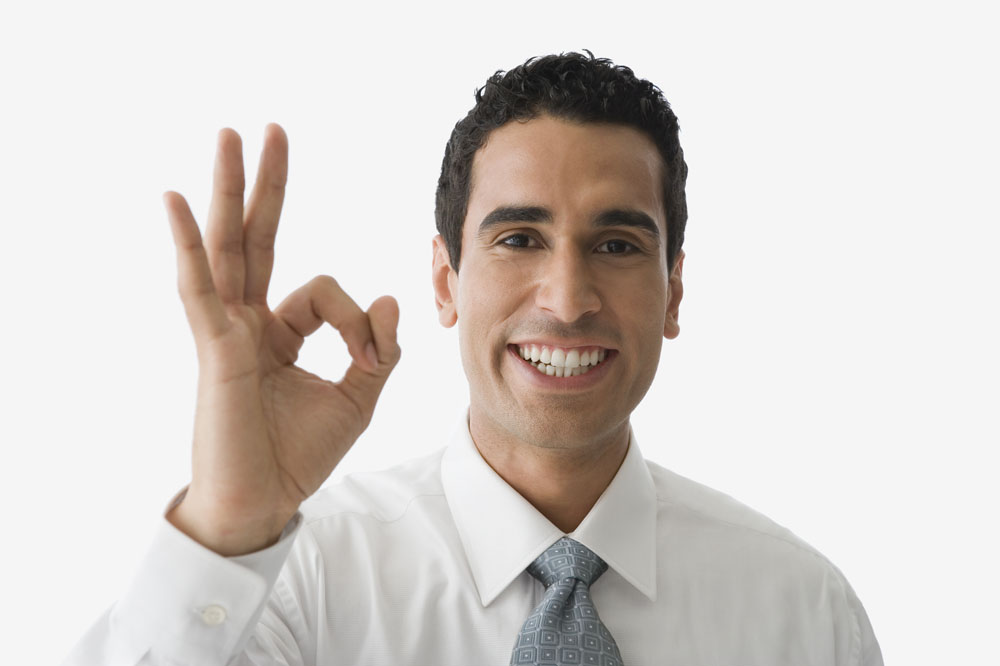
#> input picture 20200423/手势识别与控制/image/finger.jpg, 1000 x 666 px
$ python -i picture.py   (imports and definitions only)   (older library calls are emulated)
#> lines starting #> are read from the running program, lines starting #| are printed output that depends on the picture; after the words box and inside, x2 and y2 are one past the last pixel; in counts of white or black regions, pixels touching at a corner belong together
#> further down, picture is the input picture: shape (666, 1000, 3); mean B, G, R 202.7, 207, 213.3
#!/usr/bin/env python
# _*_ coding: UTF-8 _*_
"""=================================================
@Project -> File    : Operate-system -> picture.py
@IDE     : PyCharm
@Author  : Aimee
@Date    : 2020/4/23 10:01
@Desc    :
================================================="""
import cv2
import numpy as np
import fourierDescriptor as fd


def get_outline(img_outline, dst):
    # 寻找轮廓
    h = cv2.findContours(img_outline, cv2.RETR_EXTERNAL, cv2.CHAIN_APPROX_NONE)
    coutour = h[0]
    # 已轮廓区域面积进行排序
    coutour = sorted(coutour, key=cv2.contourArea, reverse=True)
    # # 创建白色幕布
    # bg = np.ones(dst.shape, np.uint8)*255
    # 创建黑色幕布
    bg = np.ones(dst.shape, np.uint8)
    # 绘制黑色轮廓
    ret = cv2.drawContours(bg, coutour[0], -1, (255, 255, 255), 3)
    return ret


def binaryMask(img_finger, x0, y0):
    cv2.imshow("img_finger", img_finger)  # 显示手势框图
    res = skinMask(img_finger)  # 进行肤色检测
    # cv2.imshow("res", res)  # 显示肤色检测后的图像

    # 形态学处理
    kernel = np.ones((3, 3), np.uint8)  # 设置卷积核
    erosion = cv2.erode(res, kernel)  # 腐蚀操作
    # cv2.imshow("erosion", erosion)
    res = cv2.dilate(erosion, kernel)  # 膨胀操作
    # [8 lines of commented-out code are left out]
    ret, fourier_result = fd.fourierDesciptor(res)
    cv2.imshow("ret", ret)
    return res


# 肤色检测
def skinMask(img_finger):
    YCrCb = cv2.cvtColor(img_finger, cv2.COLOR_BGR2YCR_CB)  # 转换至YCrCb空间
#> YCrCb: shape (666, 1000, 3); mean of channels 0, 1, 2 208.4, 131.5, 124.8
    (y, cr, cb) = cv2.split(YCrCb)  # 拆分出Y，Cr, Cb值
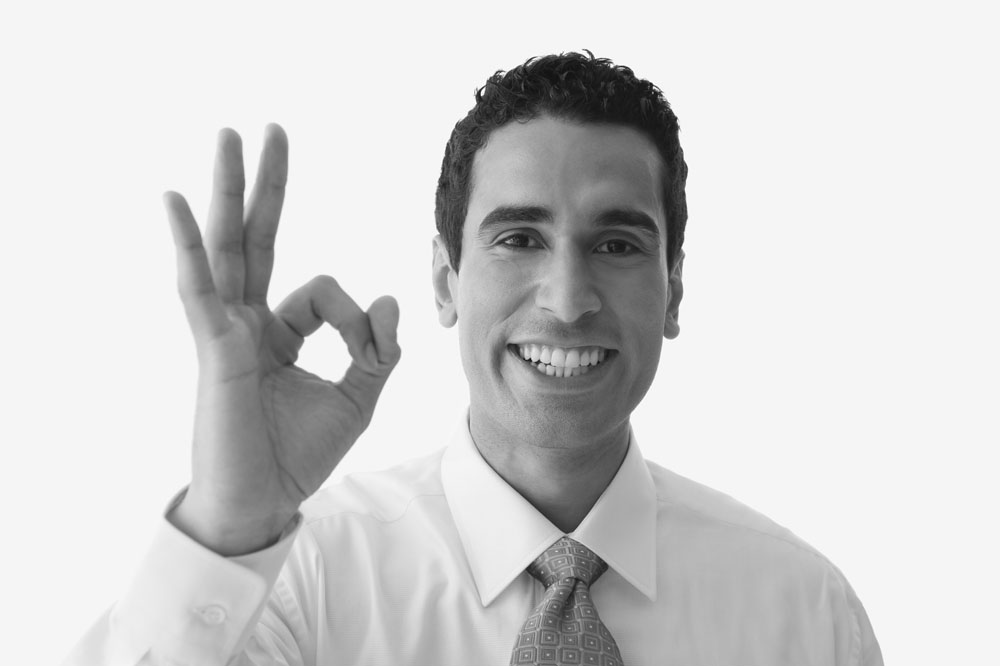
#> y: shape (666, 1000); min 13, max 255, mean 208.4
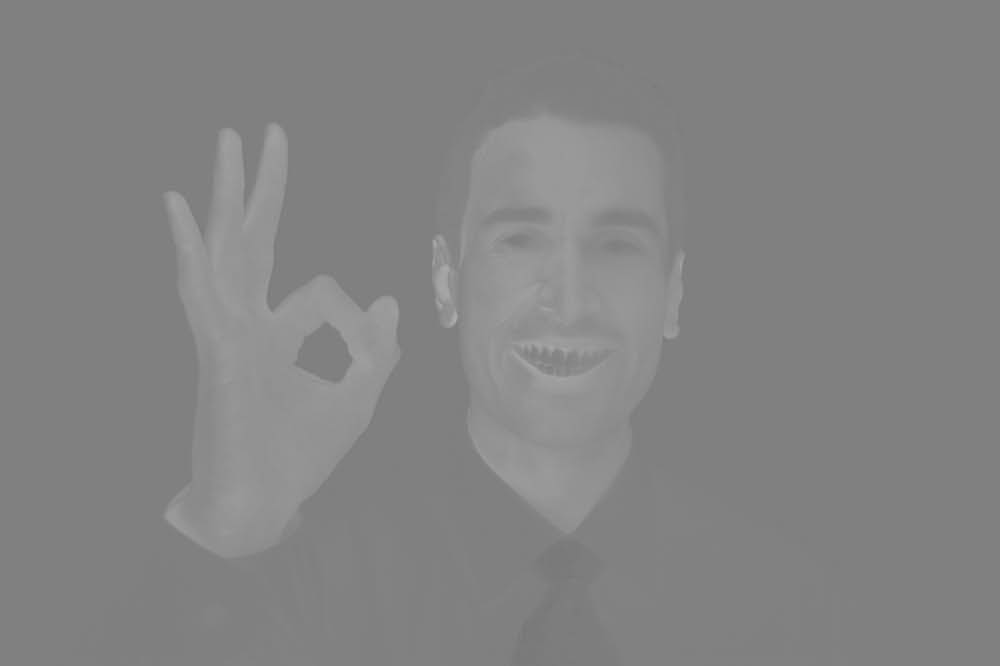
#> cr: shape (666, 1000); min 119, max 177, mean 131.5
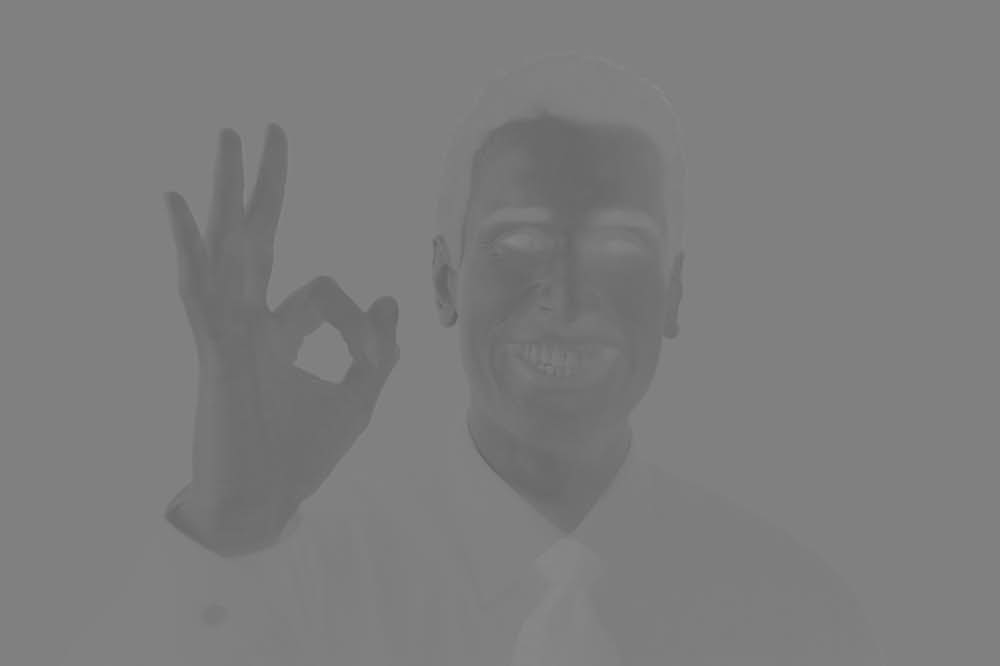
#> cb: shape (666, 1000); min 95, max 138, mean 124.8
    cr1 = cv2.GaussianBlur(cr, (5, 5), 0)
    _, skin = cv2.threshold(cr1, 0, 255, cv2.THRESH_BINARY + cv2.THRESH_OTSU)
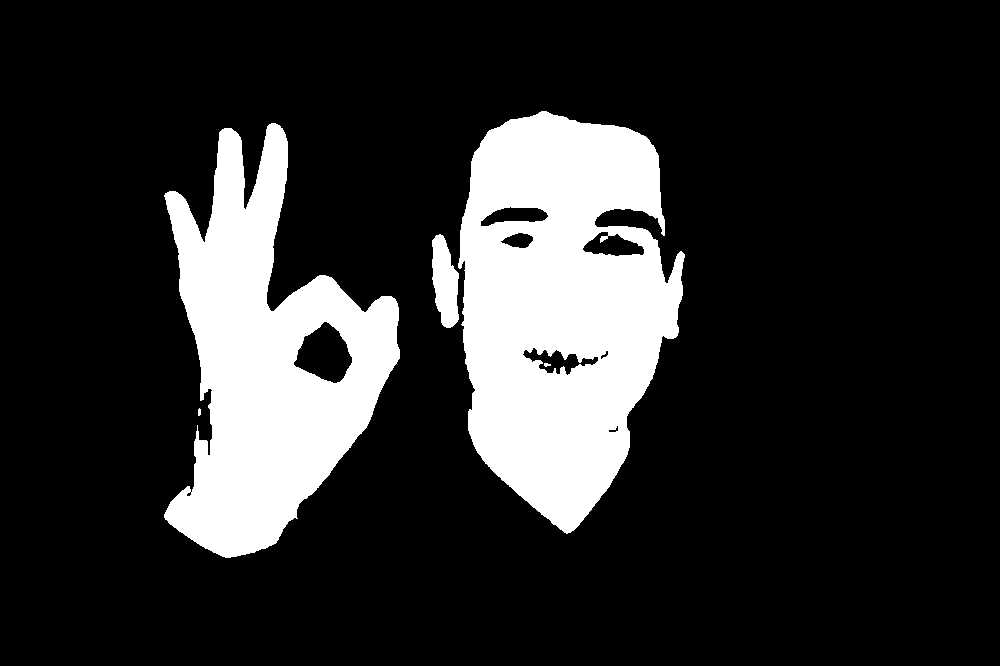
#> skin: shape (666, 1000); 18% white; 5 white regions, box (x1, y1, x2, y2) and area: (458, 111, 685, 534) 65678, (164, 123, 400, 558) 52092, (432, 234, 459, 328) 1789, (198, 408, 201, 416) 21, (544, 363, 551, 367) 20
    res = cv2.bitwise_and(img_finger, img_finger, mask=skin)
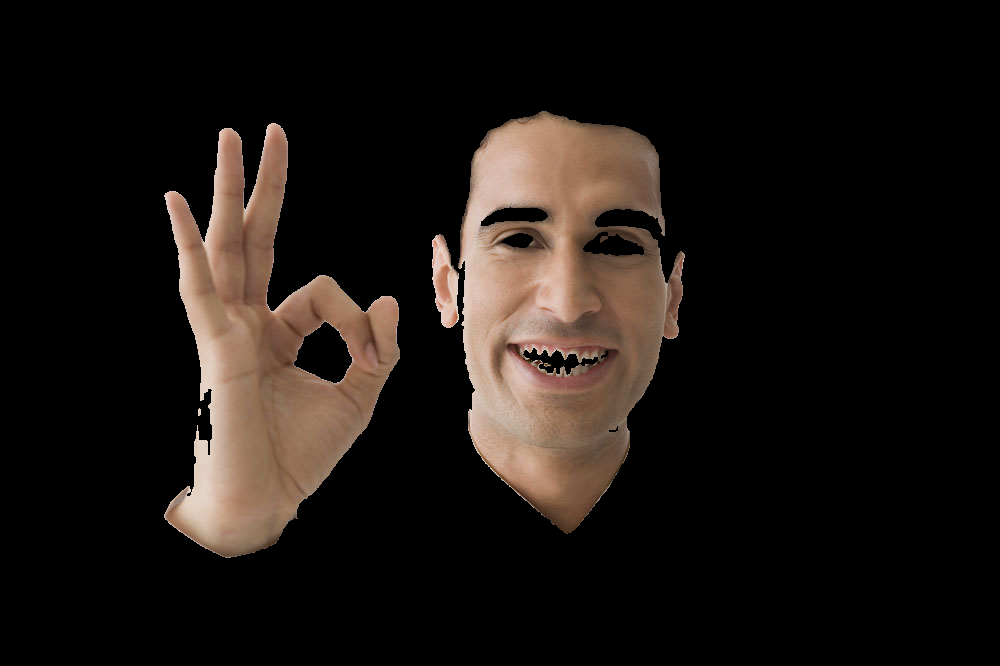
#> res: shape (666, 1000, 3); mean B, G, R 18.6, 22.4, 28.5
    return res

>>> import cv2
>>> picture = cv2.imread('image/finger.jpg')
>>> result = skinMask(picture)
